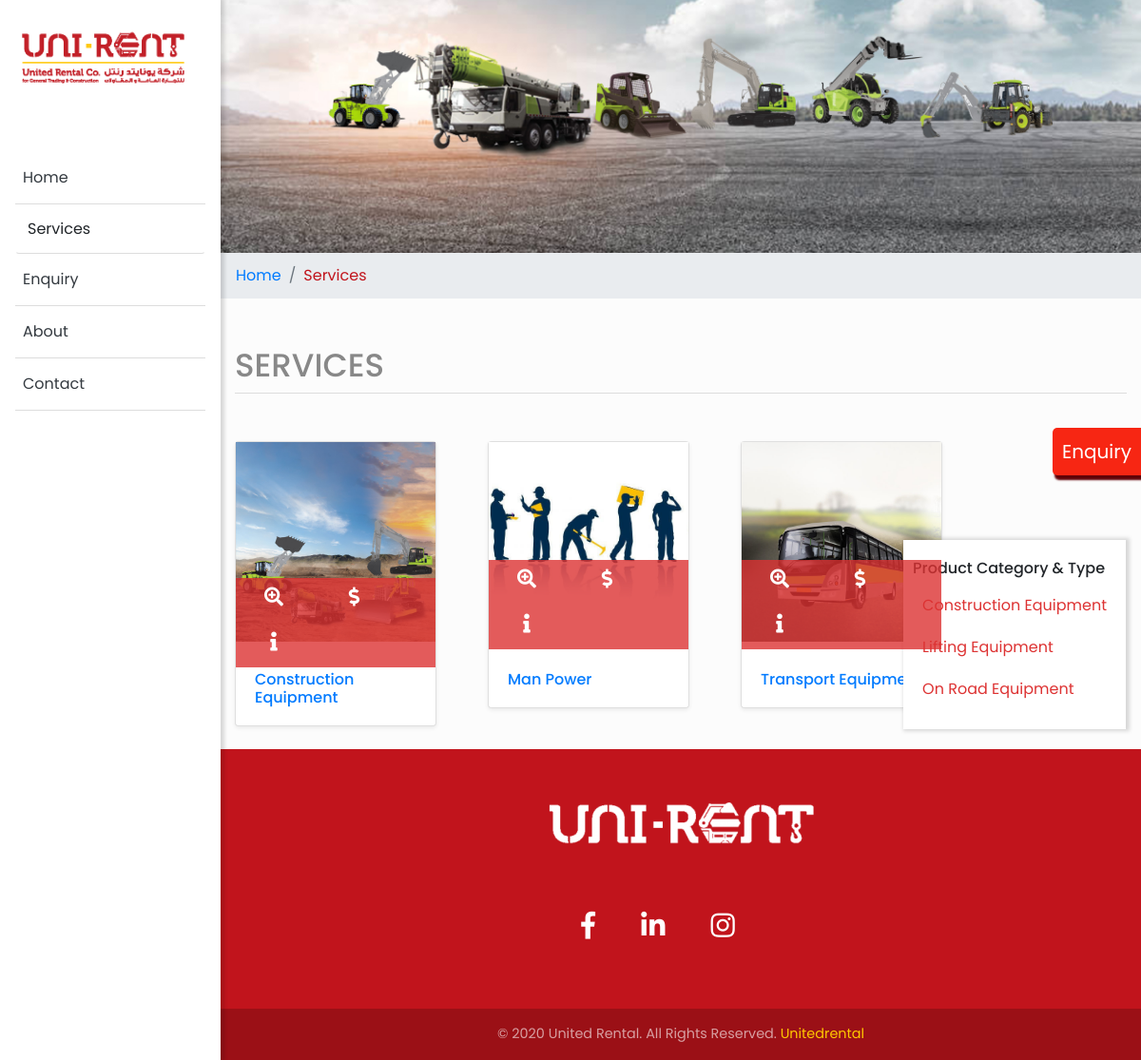
Page /services/ on the committed database.
### website/models.py (models this page shows, shortened)
class ServiceBanner(models.Model):
    image = models.ImageField(null=True, blank=True)
    title = models.CharField(null=True, blank=True, max_length=50)
    @ property
    def imageURL(self):
        try:
            url = self.image.url
        except:
            url = ''
        return url
    class Meta:
        verbose_name = "SERVICES BANNER "
        verbose_name_plural = "SERVICES BANNER"

class Service(models.Model):
    parent = models.ForeignKey(
        ServiceBanner, on_delete=models.CASCADE, null=True, blank=True)
    service_banner = models.ImageField(null=True, blank=True)
    page_heading = models.CharField(max_length=100, null=True, blank=True)
    image = models.ImageField(null=True, blank=True)
    title = models.CharField(max_length=200, null=True, blank=True)
    price = models.DecimalField(
        max_digits=10, decimal_places=2, default=0)
    price_description = models.CharField(
        max_length=100, null=True, blank=True)
    info = models.CharField(max_length=100, null=True, blank=True)
    link = models.URLField(max_length=100, null=True, blank=True)
    date_added = models.DateTimeField(
        auto_now_add=True, null=True, blank=True)
    @ property
    def imageURL(self):
        try:
            url = self.image.url
        except:
            url = ''
        return url
    class Meta:
        verbose_name = "SERVICES "
        verbose_name_plural = "SERVICES"

class Test(models.Model):
    image = models.ImageField(null=True, blank=True)
    caption = models.CharField(blank=True, null=True, max_length=50)
    title1 = models.CharField(blank=True, null=True, max_length=50)
    title2 = models.CharField(blank=True, null=True, max_length=50)
    url = models.URLField(blank=True, null=True, max_length=100)
    @ property
    def imageURL(self):
        try:
            url = self.image.url
        except:
            url = ''
        return url
    class Meta:
        verbose_name = "HOME BODY "
        verbose_name_plural = "HOME BODY"

class Socialiconlink(models.Model):
    fb = models.URLField(null=True, blank=True, max_length=100)
    insta = models.URLField(null=True, blank=True, max_length=100)
    link = models.URLField(null=True, blank=True, max_length=100)

### website/views.py (the view)
# urls.py: path('services/', views.services, name="services"),
def services(request):
    banners = ServiceBanner.objects.all()
    services = Service.objects.all()
    test = Test.objects.all()
    links = Socialiconlink.objects.all()
    context = {'services':  services,
               'banners': banners, 'test': test, 'links': links}
    return render(request, "services.html", context)

### website/templates/services.html (shortened to what this page needs)
{%extends 'base.html' %} {%load static%} {%block content%}
<div class="container-fluid p-0">
  {%for img in banners%}
  <img class="d-block w-100" src="{{img.imageURL}}" alt="First slide" />
  {%endfor%}
</div>
{%include 'sidenav.html'%}
<nav class="breadcrumb_bg">
  <ol class="breadcrumb container">
    <li
      class="breadcrumb-item {% if request.resolver_match.url_name == 'home' %} active {% endif %}"
    >
      <a href="{%url 'home'%}">Home</a>
    </li>
    <li
      class="breadcrumb-item {% if request.resolver_match.url_name == 'services' %} active {% endif %}"
      aria-current="page"
    >
      <a href="{%url 'services'%}">Services</a>
    </li>
  </ol>
</nav>
<div class="container animate__backInDown">
  <div class="page-header">
    {%for title in banners%}
    <h1>{{title.title |default_if_none:""}}</h1>
    {%endfor%}
  </div>
  <div class="row">
    {%for products in services %}
    <div class="col-md-3 mr-4">
      <div class="card mb-4 shadow-sm">
        <div class="image_icon">
        </div>
        <a
          href="{{products.imageURL}}"
          data-toggle="lightbox"
          data-gallery="example-gallery"
        >
          <img
            src="{{products.imageURL}}"
            class="img-fluid animate__animated animate__pulse"
          />
        </a>
        <div class="card-body">
          <h4 class="card-text animate__animated animate__bounceInUp">
            <a href="{{products.link}}">{{products.title}}</a>
          </h4>
        </div>
      </div>
    </div>
    {%endfor%}
  </div>
</div>
{%endblock content%}

### website/templates/base.html (shortened to what this page needs)
<!DOCTYPE html>
{%load static%}
<html lang="en">
  <head>
    <link rel="stylesheet" href="{%static 'css/style2.css' %}" />
    <link
      rel="stylesheet"
      href="https://cdnjs.cloudflare.com/ajax/libs/malihu-custom-scrollbar-plugin/3.1.5/jquery.mCustomScrollbar.min.css"
    />
    <link
      rel="stylesheet"
      href="https://use.fontawesome.com/releases/v5.6.3/css/all.css"
    />
    <link
      rel="stylesheet"
      href="https://stackpath.bootstrapcdn.com/bootstrap/4.5.0/css/bootstrap.min.css"
    />
    <link rel="stylesheet" href="{% static 'css/main.css' %}" />
    <link
      rel="stylesheet"
      href="{% static 'css/navbar-fixed-left.min.css' %}"
    />
    <link rel="stylesheet" href="{% static 'css/docs.css' %}" />
    <link
      rel="stylesheet"
      href="https://cdnjs.cloudflare.com/ajax/libs/animate.css/4.0.0/animate.min.css"
    />
  </head>
  <body>
    {% include 'nav.html' %}
    <div class="en-label">
      <a href="{%url 'enquiry'%}"> Enquiry</a>
    </div>
    {% block content%} {%endblock content%}
    <footer class="page-footer font-small cyan darken-3">
      <div class="container">
        <div class="row">
          <div class="mx-auto d-block mt-5">
            {%for products in test %}
            <img
              src="{{products.imageURL}}"
              style="text-align: center;"
              alt=""
            />
            {%endfor%}
          </div>
          <div class="col-md-12 py-5">
            <div class="mb-5 flex-center">
              {%for link in links%}
              <a class="fb-ic" href="{{link.fb}}" target="blank">
                <i
                  class="fab fa-facebook-f fa-lg white-text mr-md-5 mr-3 fa-2x"
                >
                </i>
              </a>
              <a href="{{link.link}}" target="blank" class="li-ic">
                <i
                  class="fab fa-linkedin-in fa-lg white-text mr-md-5 mr-3 fa-2x"
                >
                </i>
              </a>
              <a class="ins-ic" href="{{link.insta}}" target="blank">
                <i class="fab fa-instagram fa-lg white-text mr-md-5 mr-3 fa-2x">
                </i>
              </a>
            </div>
            {%endfor%}
          </div>
        </div>
      </div>
      <div class="footer-copyright text-center py-3">
        © 2020 United Rental. All Rights Reserved.
        <a href="#">Unitedrental</a>
      </div>
    </footer>
  </body>
</html>

### static/css/style2.css (style rules this page uses)
a, a:hover, a:focus { color: inherit; text-decoration: none; transition: all 0.3s; }
.image_icon { position: absolute; padding: 10; background: rgba(221, 51, 51, 0.8); left: 0; bottom: 61px; z-index: 4; display: block; box-sizing: border-box; width: 100%; -webkit-transition: all 0.3s ease-in-out; transition: all 0.3s ease-in-out; }

### static/css/main.css (style rules this page uses)
* { box-sizing: border-box; }
body { font-family: "Poppins", sans-serif; background: #fcfcfc; margin: 0px; padding: 0px; }
* { padding: 0; margin: 0; box-sizing: border-box; }
.breadcrumb-item.active { color: #6c757d; background: none; }
footer.page-footer { bottom: 0; color: #fff; }
.cyan.darken-3 { background-color: #c1141c !important; position: relative; bottom: 0; width: 100%; }
.font-small { font-size: 0.9rem; }
footer.page-footer .footer-copyright { overflow: hidden; color: rgba(255, 255, 255, 0.6); background-color: rgba(0, 0, 0, 0.2); }
.flex-center { display: -webkit-box; display: -ms-flexbox; display: flex; -webkit-box-align: center; -ms-flex-align: center; align-items: center; -webkit-box-pack: center; -ms-flex-pack: center; justify-content: center; height: 100%; }
.page-header { border-bottom: 1px solid #ddd; margin: 50px 0 50px 0; }
.page-header h1 { font-size: 34px; color: #888888; text-transform: uppercase; }
.card-body h4 { font-size: 16px; text-align: left; padding-top: 10px; word-wrap: normal; }
.animate__animated { animation-timing-function: ease-in; animation-duration: 2s; animation-fill-mode: both; }
.breadcrumb_bg { background-color: #e9ecef; }
.breadcrumb .active a { color: #c1141c; }
.en-label { background: #f72613; z-index: 1000; position: fixed; font-size: 20px; color: #fff; right: 0; top: 450px; padding: 10px; border-top-left-radius: 5px 5px; border-bottom-left-radius: 5px 5px; box-shadow: 2px 5px 2px #630207; }
.en-label a { color: #fff; text-decoration: none; }
.fab { color: #fff !important; }
.footer-copyright a { color: #ffc800; text-decoration: none; background-color: transparent; }

### static/css/docs.css (style rules this page uses)
body { min-height: 100vh; }
a { cursor: pointer; }

### rows in the picture
ServiceBanner: imageURL (picture), title "SERVICES"
Service: imageURL (picture), title "Construction Equipment"
Service: imageURL (picture), title "Man Power"
Service: imageURL (picture), title "Transport Equipment"
Test: imageURL (picture)
